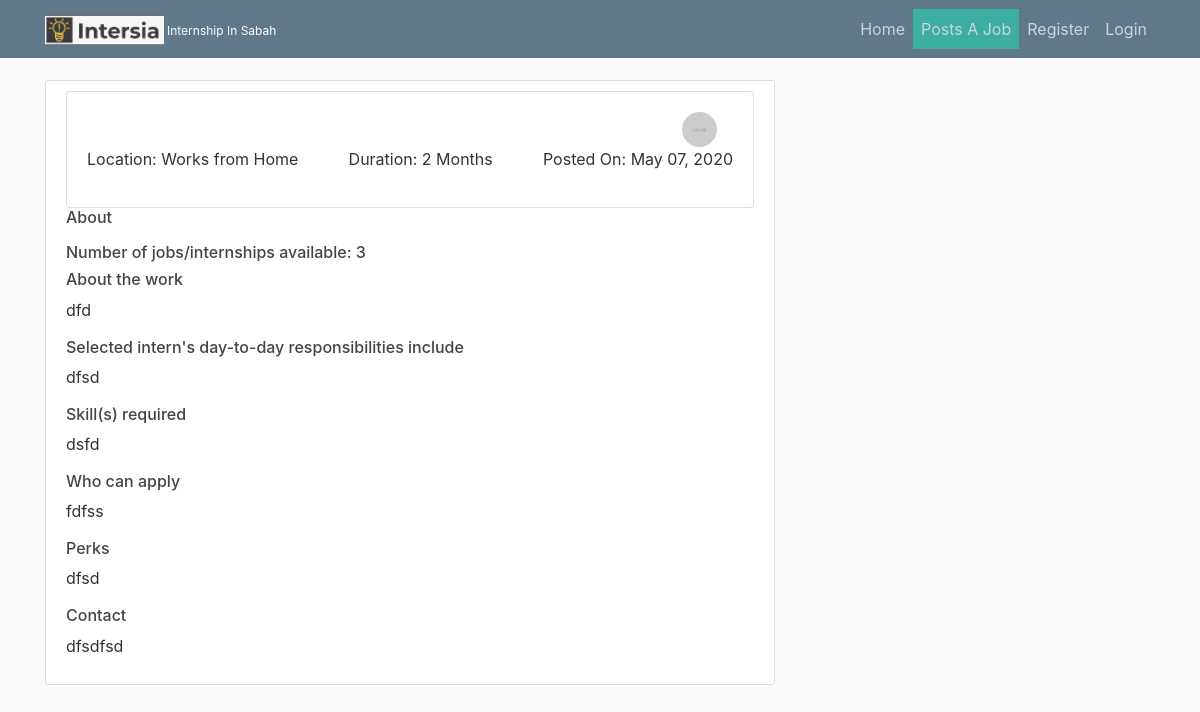
The app's page /post/1/ with its own data.
### joblist/models.py (models this page shows, shortened)
class Post(models.Model):
    JOB_CATEGORY =(
    (".NET Development", ".NET Development"),
    ("3D Printing", "3D Printing"),
    ("Accounts", "Accounts"),
    ("Acting", "Acting"),
    ("Agriculture & Food Engineering", "Agriculture & Food Engineering"),
    ("Analytics", "Analytics"),
    ("Android App Development", "Android App Development"),
    ("Angular.js Development", "Angular.js Development"),
    ("Animation", "Animation"),
    ("Architecture", "Architecture"),
    ("Artificial Intelligence (AI)", "Artificial Intelligence (AI)"),
    ("ASP.NET Development", "ASP.NET Development"),
    ("Automobile Engineering", "Automobile Engineering"),
    ("Backend Development", "Backend Development"),
    ("Big Data", "Big Data"),
    ("Bioinformatics", "Bioinformatics"),
    ("Biology", "Biology"),
    ("Biotechnology Engineering", "Biotechnology Engineering"),
    ("Blogging", "Blogging"),
    ("Brand Management", "Brand Management"),
    ("CAD Design", "CAD Design"),
    ("Campus Ambassador", "Campus Ambassador"),
    ("Chartered Accountancy (CA)", "Chartered Accountancy (CA)"),
    ("Chemical Engineering", "Chemical Engineering"),
    ("Chemistry", "Chemistry"),
    ("Cinematography", "Cinematography"),
    ("Civil Engineering", "Civil Engineering"),
    ("Client Servicing", "Client Servicing"),
    ("Cloud Computing", "Cloud Computing"),
    ("Commerce", "Commerce"),
    ("Company Secretary (CS)", "Company Secretary (CS)"),
    ("Computer Science", "Computer Science"),
    ("Computer Vision", "Computer Vision"),
    ("Content Writing", "Content Writing"),
    ("Copywriting", "Copywriting"),
    ("Creative Writing", "Creative Writing"),
    ("Customer Service", "Customer Service"),
    ("Cyber Security", "Cyber Security"),
    ("Data Entry", "Data Entry"),
    ("Data Science", "Data Science"),
    ("Database Building", "Database Building"),
    ("Design", "Design"),
    ("Digital Marketing", "Digital Marketing"),
    ("Editorial", "Editorial"),
    ("Electrical Engineering", "Electrical Engineering"),
    ("Electronics Engineering", "Electronics Engineering"),
    ("Embedded Systems", "Embedded Systems"),
   ("Energy Science & Engineering", "Energy Science & Engineering"),
   ("Engineering", "Engineering"),
   ("Engineering Design", "Engineering Design"),
   ("Environmental Sciences", "Environmental Sciences"),
   ("Event Management", "Event Management"),
   ("Facebook Marketing", "Facebook Marketing"),
   ("Fashion Design", "Fashion Design"),
   ("Film Making", "Film Making"),
   ("Finance", "Finance"),
   ("Front End Development", "Front End Development"),
   ("Full Stack Development", "Full Stack Development"),
   ("Fundraising", "Fundraising"),
   ("Game Development", "Game Development"),
   ("General Management", "General Management"),
   ("Government", "Government"),
   ("Graphic Design", "Graphic Design"),
   ("Hospitality", "Hospitality"),
   ("Hotel Management", "Hotel Management"),
   ("Human Resources (HR)", "Human Resources (HR)"),
   ("Humanities", "Humanities"),
   ("Image Processing", "Image Processing"),
   ("Industrial & Production Engineering", "Industrial & Production Engineering"),
   ("Industrial Design", "Industrial Design"),
   ("Information Technology", "Information Technology"),
   ("Instrumentation & Control Engineering", "Instrumentation & Control Engineering"),
   ("Interior Design", "Interior Design"),
   ("Internet of Things (IoT)", "Internet of Things (IoT)"),
   ("iOS App Development", "iOS App Development"),
   ("Java Development", "Java Development"),
   ("Javascript Development", "Javascript Development"),
   ("Journalism", "Journalism"),
   ("Law", "Law"),
   ("Legal Research", "Legal Research"),
   ("Machine Learning", "Machine Learning"),
   ("Magento Development", "Magento Development"),
   ("Manufacturing Engineering", "Manufacturing Engineering"),
   ("Market/Business Research", "Market/Business Research"),
   ("Marketing", "Marketing"),
   ("Mathematics", "Mathematics"),
   ("Mathematics & Computing", "Mathematics & Computing"),
   ("MBA", "MBA"),
   ("Mechanical Engineering", "Mechanical Engineering"),
   ("Mechatronics", "Mechatronics"),
   ("Media", "Media"),
   ("Medicine", "Medicine"),
   ("Merchandise Design", "Merchandise Design"),
   ("Metallurgical Engineering", "Metallurgical Engineering"),
   ("Mobile App Development", "Mobile App Development"),
   ("Motion Graphics", "Motion Graphics"),
   ("Naval Architecture and Ocean Engineeering", "Naval Architecture and Ocean Engineeering"),
   ("Network Engineering", "Network Engineering"),
   ("NGO", "NGO"),
   ("Node.js Development", "Node.js Development"),
   ("Operations", "Operations"),
   ("Pharmaceutical", "Pharmaceutical"),
   ("Photography", "Photography"),
   ("PHP Development", "PHP Development"),
   ("Physics", "Physics"),
   ("Political/Economics/Policy Research", "Political/Economics/Policy Research"),
   ("Public Relations (PR)", "Public Relations (PR)"),
   ("Product Management", "Product Management"),
   ("Programming", "Programming"),
   ("Psychology", "Psychology"),
   ("Python/Django Development", "Python/Django Development"),
   ("Recruitment", "Recruitment"),
   ("Ruby on Rails", "Ruby on Rails"),
   ("Sales", "Sales"),
   ("Science", "Science"),
   ("Search Engine Optimization (SEO)", "Search Engine Optimization (SEO)"),
   ("Social Media Marketing", "Social Media Marketing"),
   ("Social Work", "Social Work"),
   ("Software Development", "Software Development"),
   ("Software Testing", "Software Testing"),
   ("Statistics", "Statistics"),
   ("Strategy", "Strategy"),
   ("Supply Chain Management (SCM)", "Supply Chain Management (SCM)"),
   ("Teaching", "Teaching"),
   ("Telecalling", "Telecalling"),
   ("Travel & Tourism", "Travel & Tourism"),
   ("UI/UX Design", "UI/UX Design"),
   ("Video Making/Editing", "Video Making/Editing"),
   ("Videography", "Videography"),
   ("Volunteering", "Volunteering"),
   ("Web Development", "Web Development"),
   ("Wordpress Development", "Wordpress Development"),
  )
    DAERAH= (('Works from Home','Works from Home'),('Tawau','Tawau'),('Sandakan','Sandakan'),('Lahad Datu','Lahad Datu'),('Kota Kinabalu','Kota Kinabalu'),('Semporna','Semporna'))
    DURATION =(('1 Months','1 Months'),('2 Months','2 Months'),('3 Months','3 Months'),('4 Months','4 Months'),('5 Months','5 Months'),('6 Months','6 Months'))
    AVAILABLE =(('1','1'),('2','2'),('3','3'),('3','3'),('4','4'),('5','5'),('6','6'),('7','7'),('8','8'),('9','9'),('10','10'),('11','11'),('12','12'),('13','13'),('14','14'),('15','15'),('16','16'),('17','17'),('18','18'),('19','19'),('20','20'))
    content = models.TextField("About the work")
    responsibility = models.TextField("Selected intern's day-to-day responsibilities include")
    skills= models.CharField(max_length=100)
    perks = models.CharField(max_length=100)
    who_apply= models.TextField("Who can apply")
    date_posted = models.DateTimeField(default=timezone.now)
    author = models.ForeignKey(User, on_delete =models.CASCADE)
    available = models.CharField(max_length=2,choices= AVAILABLE )
    category= models.CharField(max_length=100, choices= JOB_CATEGORY)
    daerah= models.CharField(max_length=100, choices= DAERAH)
    duration= models.CharField(max_length=100, choices= DURATION)
    contact= models.CharField(max_length=100)

### users/models.py (models this page shows, shortened)
class Profile(models.Model):
    user = models.OneToOneField(User, on_delete=models.CASCADE)
    image= models.ImageField(default='default.jpg',upload_to="profile_pics")
    about_company=models.TextField()
    company_name =models.CharField(max_length=100)

### joblist/views.py (the view)
# urls.py: path('post/<int:pk>/', PostDetailView.as_view(), name='post-detail'),
class PostDetailView(DetailView):
    model = Post

### joblist/templates/joblist/post_detail.html (shortened to what this page needs)
{% extends "joblist/base.html" %}
{% block content %}
<article class="media content-section">
    <div class="media-body">
        <div class="card" style="width: 100%;">
            <div class="card-body">
               <div style="display: flex;justify-content: space-between;">
                <h5>{{ post.author.profile.company_name }}</h5>   <img src="{{ post.author.profile.image.url }}" alt="" class="rounded-circle article-img">
              </div>
              <div class="" style="display: flex;justify-content: space-between;">
                <p>Location: {{ post.daerah }}</p>
                <p>Duration: {{ post.duration }}</p>
                  <p>Posted On: {{ post.date_posted|date:"F d, Y" }}</p>
              </div>
            </div>
          </div>
          <h6>About{{ user.profile.company_name }}</h6>
        <h6 class="mr-2">Number of jobs/internships available: {{ object.available }}</h6>
    <h6>About the work</h6>
        <p class="article-content">{{ object.content }}</p>
        <h6>Selected intern's day-to-day responsibilities include</h6>
        <p class="article-content">{{ object.responsibility }}</p>
        <h6>Skill(s) required</h6>
        <p class="article-content">{{ object.skills }}</p>
        <h6> Who can apply</h6>
        <p class="article-content">{{ object.who_apply }}</p>
        <h6> Perks</h6>
        <p class="article-content">{{ object.perks }}</p>
        <h6> Contact</h6>
        <p class="article-content">{{ object.contact }}</p>
    </div>
</article>
{% endblock content %}

### joblist/static/joblist/main.css (style rules this page uses)
body { background: #fafafa; color: #333333; margin-top: 5rem; }
h1, h2, h3, h4, h5, h6 { color: #444444; }
.content-section { background: #ffffff; padding: 10px 20px; border: 1px solid #dddddd; border-radius: 3px; margin-bottom: 20px; }
.article-content { white-space: pre-line; }
.article-img { height: 35px; width: 35px; margin-right: 16px; }

### records on screen
Post: author.profile.image (placeholder picture), daerah "Works from Home", duration "2 Months", date_posted "May 07, 2020", available "3", content "dfd", responsibility "dfsd", skills "dsfd", who_apply "fdfss", perks "dfsd", contact "dfsdfsd"
